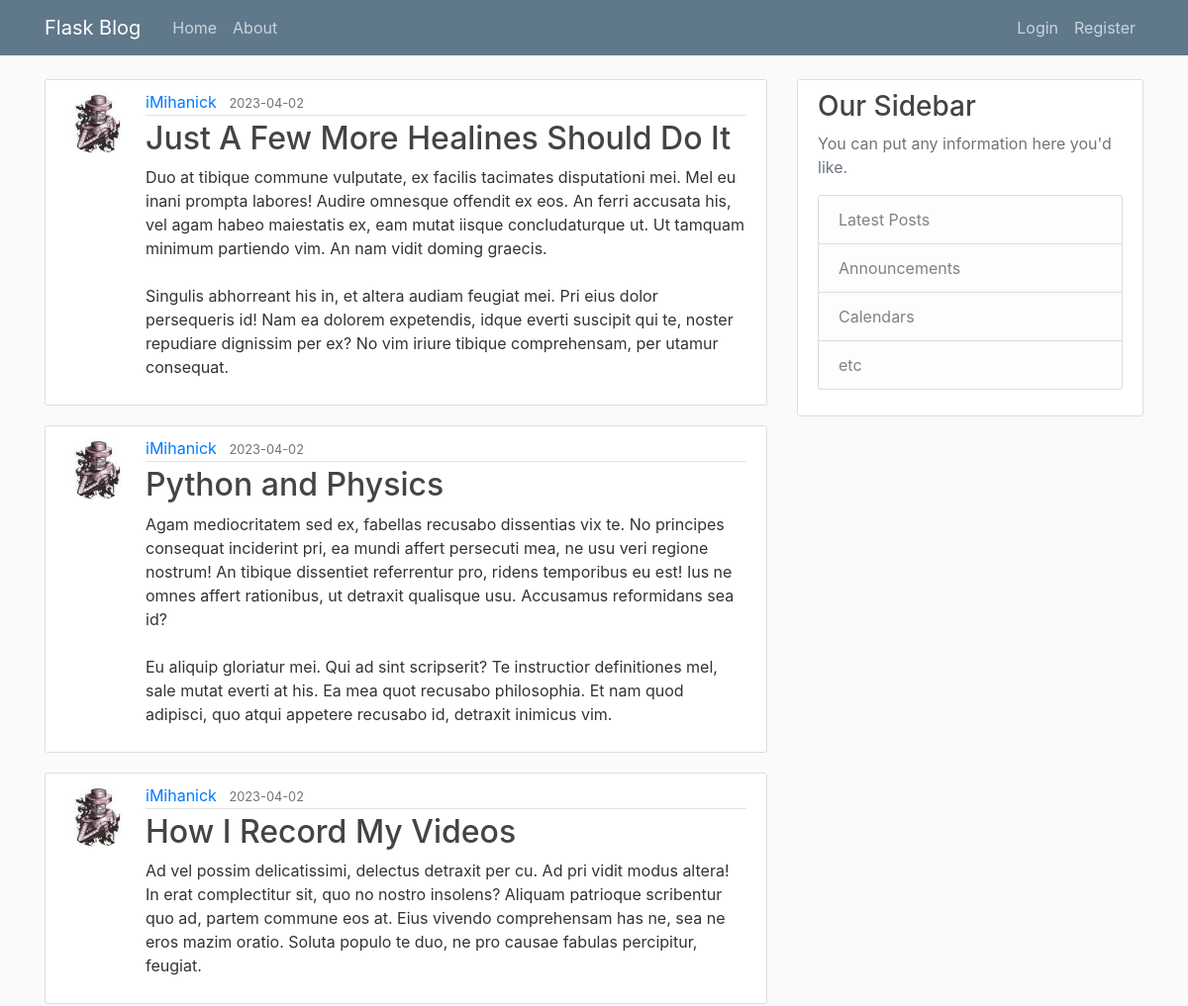
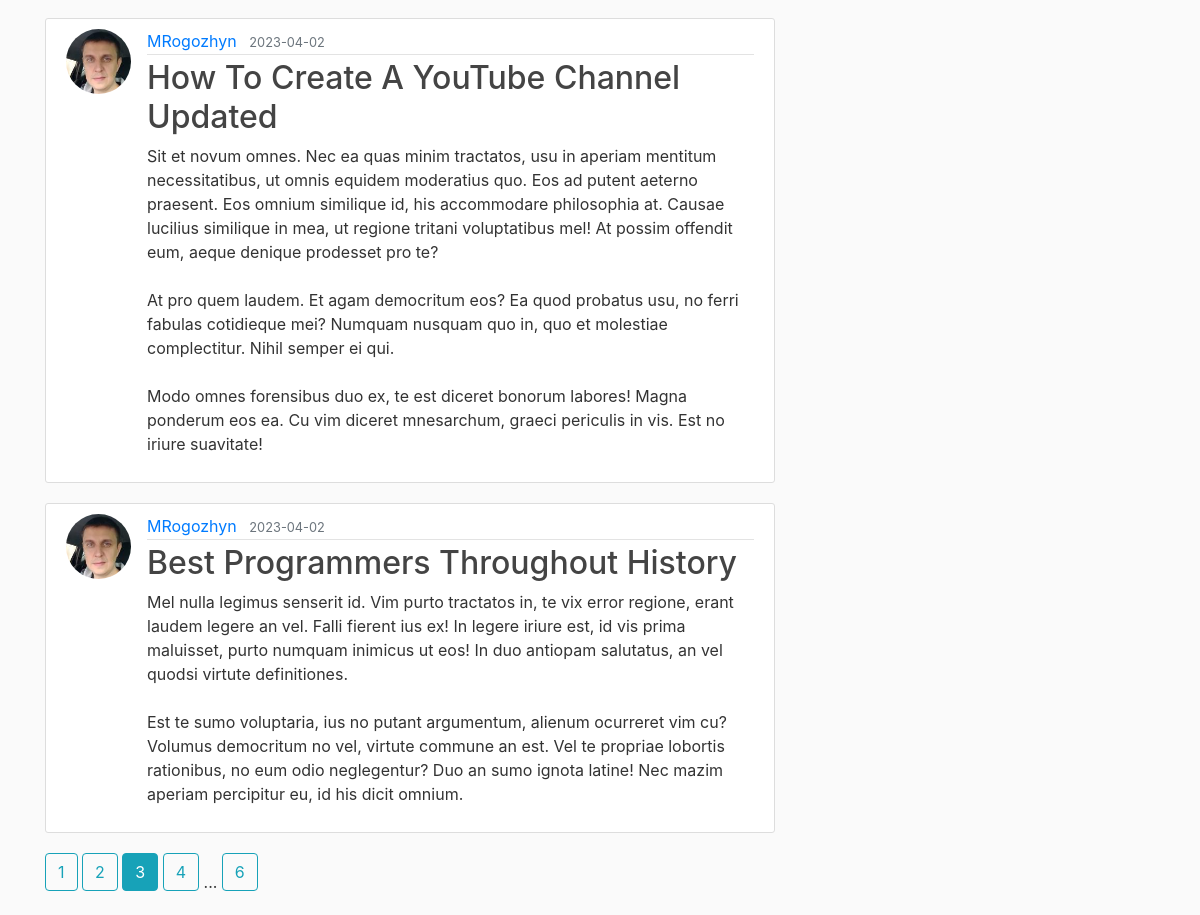
Screenshot of /home?page=3 with the database file from the repository (2 pictures, top to bottom).
### flaskblog/models.py (models this page shows, shortened)
class Post(db.Model):
    id = db.Column(db.Integer, primary_key=True)
    title = db.Column(db.String(100), nullable=False)
    date_posted = db.Column(db.DateTime, nullable=False, default=datetime.utcnow)
    content = db.Column(db.Text, nullable=False)
    user_id = db.Column(db.Integer, db.ForeignKey('user.id'), nullable=False)

class User(db.Model, UserMixin):
    id = db.Column(db.Integer, primary_key=True)
    username = db.Column(db.String(20), unique=True, nullable=False)
    email = db.Column(db.String(120), unique=True, nullable=False)
    image_file = db.Column(db.String(20), nullable=False, default='default.jpg')
    password = db.Column(db.String(60), nullable=False)
    posts = db.relationship('Post', backref='author', lazy=True)

### flaskblog/main/routes.py (the view)
@main.route("/")
@main.route("/home")
def home():
    page = request.args.get('page', 1, type=int)
    posts = Post.query.order_by(Post.date_posted.desc()).paginate(page=page, per_page=5)
    return render_template('home.html', posts=posts)

### flaskblog/templates/home.html
{% extends "layout.html" %}
{% block content %}
	{% for post in posts.items %}
		<article class="media content-section">
            <img class="rounded-circle article-img" src="{{ url_for('static', filename='profile_pict/' + post.author.image_file) }}">
          <div class="media-body">
            <div class="article-metadata">
             <a class="mr-2" href="{{ url_for('users.user_posts', username=post.author.username) }}">{{ post.author.username }}</a>
              <small class="text-muted">{{ post.date_posted.strftime('%Y-%m-%d') }}</small>
            </div>
            <h2><a class="article-title" href="{{ url_for('posts.post', post_id=post.id) }}">{{ post.title }}</a></h2>
            <p class="article-content">{{ post.content }}</p>
          </div>
        </article>
	{% endfor %}
    {% for page_num in posts.iter_pages(left_edge=1, right_edge=1, left_current=1, right_current=1) %}
        {% if page_num %}
            {% if posts.page == page_num %}
                <a class="btn btn-info mb-4" href="{{ url_for('main.home', page=page_num) }}">{{ page_num }}</a>
            {% else %}
                <a class="btn btn-outline-info mb-4" href="{{ url_for('main.home', page=page_num) }}">{{ page_num }}</a>
            {% endif %}
        {% else %}
            ...
        {% endif %}
    {% endfor %}
{% endblock content %}

### flaskblog/static/main.css (style rules this page uses)
body { background: #fafafa; color: #333333; margin-top: 5rem; }
h1, h2, h3, h4, h5, h6 { color: #444444; }
.content-section { background: #ffffff; padding: 10px 20px; border: 1px solid #dddddd; border-radius: 3px; margin-bottom: 20px; }
.article-title { color: #444444; }
.article-content { white-space: pre-line; }
.article-img { height: 65px; width: 65px; margin-right: 16px; }
.article-metadata { padding-bottom: 1px; margin-bottom: 4px; border-bottom: 1px solid #e3e3e3 }

### rows the page displays
Post: image_file (picture), author.username "iMihanick", date_posted "2023-04-02", title "Just A Few More Healines Should Do It", content "Duo at tibique commune vulputate, ex facilis tacimates disputationi mei. Mel eu inani prompta labores! Audire omnesque offendit ex eos. An ferri accusata his, vel agam habeo maiestatis ex, eam mutat iisque concludaturque ut. Ut tamquam minimum partiendo vim. An nam vidit doming graecis. Singulis abhorreant his in, et altera audiam feugiat mei. Pri eius dolor persequeris id! Nam ea dolorem expetendis, idque everti suscipit qui te, noster repudiare dignissim per ex? No vim iriure tibique comprehensam, per utamur consequat."
Post: image_file (picture), author.username "iMihanick", date_posted "2023-04-02", title "Python and Physics", content "Agam mediocritatem sed ex, fabellas recusabo dissentias vix te. No principes consequat inciderint pri, ea mundi affert persecuti mea, ne usu veri regione nostrum! An tibique dissentiet referrentur pro, ridens temporibus eu est! Ius ne omnes affert rationibus, ut detraxit qualisque usu. Accusamus reformidans sea id? Eu aliquip gloriatur mei. Qui ad sint scripserit? Te instructior definitiones mel, sale mutat everti at his. Ea mea quot recusabo philosophia. Et nam quod adipisci, quo atqui appetere recusabo id, detraxit inimicus vim."
Post: image_file (picture), author.username "iMihanick", date_posted "2023-04-02", title "How I Record My Videos", content "Ad vel possim delicatissimi, delectus detraxit per cu. Ad pri vidit modus altera! In erat complectitur sit, quo no nostro insolens? Aliquam patrioque scribentur quo ad, partem commune eos at. Eius vivendo comprehensam has ne, sea ne eros mazim oratio. Soluta populo te duo, ne pro causae fabulas percipitur, feugiat."
Post: image_file (picture), author.username "MRogozhyn", date_posted "2023-04-02", title "How To Create A YouTube Channel Updated", content "Sit et novum omnes. Nec ea quas minim tractatos, usu in aperiam mentitum necessitatibus, ut omnis equidem moderatius quo. Eos ad putent aeterno praesent. Eos omnium similique id, his accommodare philosophia at. Causae lucilius similique in mea, ut regione tritani voluptatibus mel! At possim offendit eum, aeque denique prodesset pro te? At pro quem laudem. Et agam democritum eos? Ea quod probatus usu, no ferri fabulas cotidieque mei? Numquam nusquam quo in, quo et molestiae complectitur. Nihil semper ei qui. Modo omnes forensibus duo ex, te est diceret bonorum labores! Magna ponderum eos ea. Cu vim diceret mnesarchum, graeci periculis in vis. Est no iriure suavitate!"
Post: image_file (picture), author.username "MRogozhyn", date_posted "2023-04-02", title "Best Programmers Throughout History", content "Mel nulla legimus senserit id. Vim purto tractatos in, te vix error regione, erant laudem legere an vel. Falli fierent ius ex! In legere iriure est, id vis prima maluisset, purto numquam inimicus ut eos! In duo antiopam salutatus, an vel quodsi virtute definitiones. Est te sumo voluptaria, ius no putant argumentum, alienum ocurreret vim cu? Volumus democritum no vel, virtute commune an est. Vel te propriae lobortis rationibus, no eum odio neglegentur? Duo an sumo ignota latine! Nec mazim aperiam percipitur eu, id his dicit omnium."

### other values shown
{{ page_num }} "1" "2" "4" "6"
{{ page_num }} "3"
